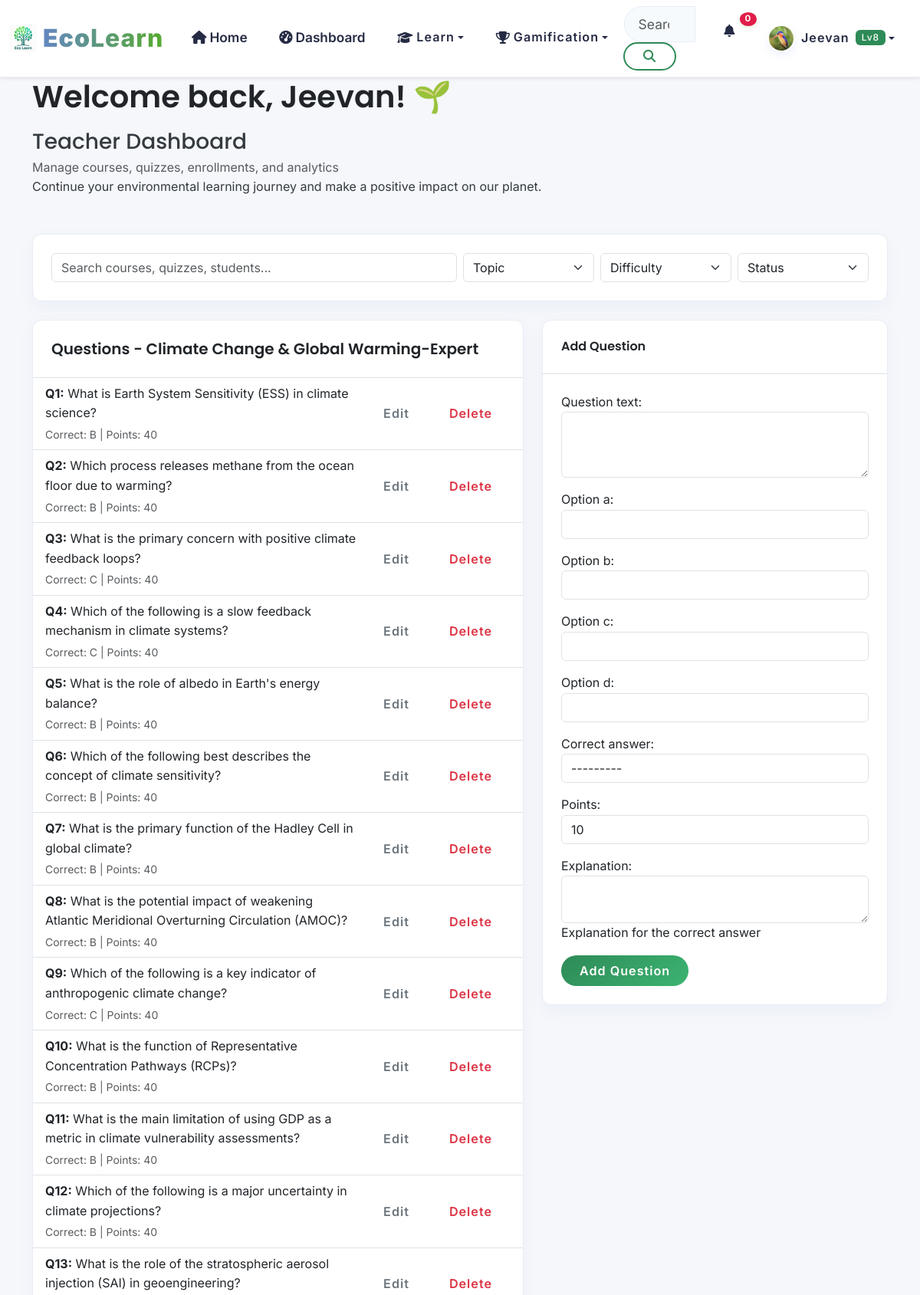
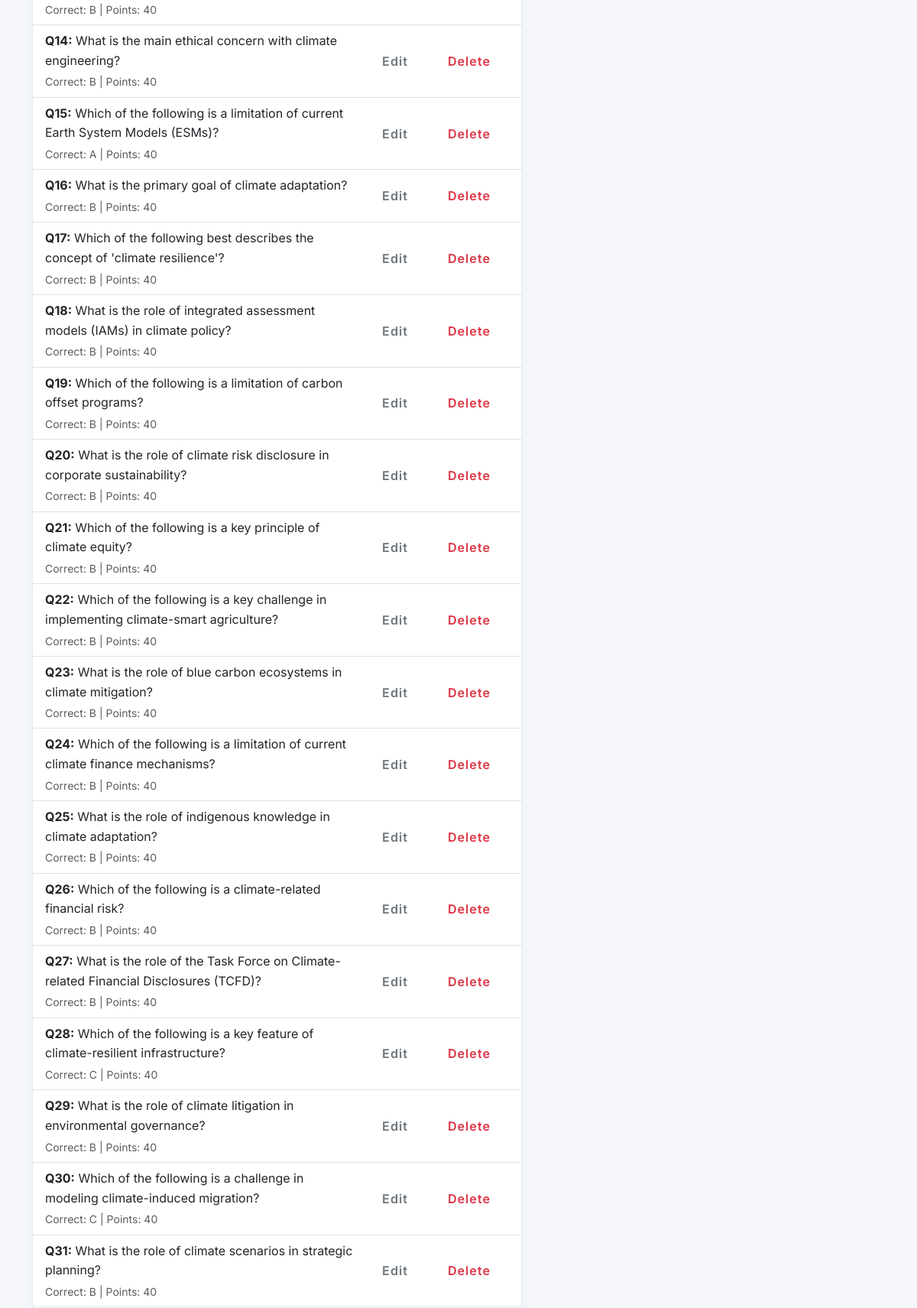
Screenshot of /teacher/quizzes/5/questions/ (signed in, upper part) with the database file from the repository (2 pictures, top to bottom).
### apps/accounts/models.py (models this page shows, shortened)
class User(AbstractUser):
    email = models.EmailField(unique=True)
    first_name = models.CharField(max_length=30)
    last_name = models.CharField(max_length=30)
    USER_TYPES = (
        ('student', 'Student'),
        ('teacher', 'Teacher'),
        ('admin', 'Administrator'),
    )
    user_type = models.CharField(max_length=20, choices=USER_TYPES, default='student')
    institution = models.CharField(max_length=100, blank=True)
    grade_level = models.CharField(max_length=20, blank=True)
    student_id = models.CharField(max_length=100, blank=True)  # NEW
    avatar = models.ImageField(upload_to='avatars/', blank=True, null=True)
    bio = models.TextField(max_length=500, blank=True)
    date_of_birth = models.DateField(blank=True, null=True)
    phone = models.CharField(max_length=20, blank=True)  # NEW
    total_points = models.IntegerField(default=0)
    level = models.IntegerField(default=1)
    experience_points = models.IntegerField(default=0)
    last_login_streak = models.IntegerField(default=0)
    total_lessons_completed = models.IntegerField(default=0)
    total_quizzes_taken = models.IntegerField(default=0)
    preferred_language = models.CharField(max_length=10, default='en')
    notifications_enabled = models.BooleanField(default=True)
    email_notifications = models.BooleanField(default=False)
    show_on_leaderboard = models.BooleanField(default=True)
    learning_style = models.CharField(max_length=50, blank=True)
    created_at = models.DateTimeField(auto_now_add=True)
    updated_at = models.DateTimeField(auto_now=True)
    is_verified = models.BooleanField(default=False)
    USERNAME_FIELD = 'email'
    REQUIRED_FIELDS = ['username', 'first_name', 'last_name']
    class Meta:
        db_table = 'users'
        verbose_name = 'User'
        verbose_name_plural = 'Users'

### apps/assessments/models.py (models this page shows, shortened)
class Quiz(models.Model):
    QUIZ_TYPES = [
        ('knowledge', 'Knowledge Check'),
        ('assessment', 'Course Assessment'),
        ('challenge', 'Daily Challenge'),
        ('competitive', 'Competitive Quiz'),
    ]
    DIFFICULTY_LEVELS = [
        ('easy', 'Easy'),
        ('medium', 'Medium'),
        ('hard', 'Hard'),
        ('expert', 'Expert'),
    ]
    title = models.CharField(max_length=200)
    description = models.TextField()
    category = models.ForeignKey(QuizCategory, on_delete=models.CASCADE, related_name='quizzes')
    quiz_type = models.CharField(max_length=20, choices=QUIZ_TYPES)
    difficulty = models.CharField(max_length=20, choices=DIFFICULTY_LEVELS)
    bulk_questions_json = models.TextField(
        blank=True,
        null=True,
        help_text='Paste JSON to bulk add questions. Leave empty if adding questions individually.'
    )
    time_limit = models.PositiveIntegerField(blank=True, null=True)  # in minutes
    max_attempts = models.PositiveIntegerField(default=3)
    passing_score = models.PositiveIntegerField(default=70)  # percentage
    points_per_question = models.IntegerField(default=10)
    bonus_points = models.IntegerField(default=50)
    is_published = models.BooleanField(default=False)
    is_featured = models.BooleanField(default=False)
    is_scheduled = models.BooleanField(default=False)
    scheduled_start_datetime = models.DateTimeField(blank=True, null=True)
    scheduled_end_datetime = models.DateTimeField(blank=True, null=True)
    attempt_count = models.PositiveIntegerField(default=0)
    created_by = models.ForeignKey(User, on_delete=models.CASCADE, related_name='created_quizzes')
    created_at = models.DateTimeField(auto_now_add=True)
    updated_at = models.DateTimeField(auto_now=True)
    class Meta:
        db_table = 'quizzes'
        ordering = ['-created_at']
    QUIZ_STATUS_DRAFT = 'draft'
    QUIZ_STATUS_SCHEDULED = 'scheduled'
    QUIZ_STATUS_LIVE = 'live'
    QUIZ_STATUS_CLOSED = 'closed'
    QUIZ_STATUS_CHOICES = [
        (QUIZ_STATUS_DRAFT, 'Draft'),
        (QUIZ_STATUS_SCHEDULED, 'Scheduled'),
        (QUIZ_STATUS_LIVE, 'Live'),
        (QUIZ_STATUS_CLOSED, 'Closed'),
    ]

class Question(models.Model):
    quiz = models.ForeignKey(Quiz, on_delete=models.CASCADE, related_name='questions')
    question_text = models.TextField()
    points = models.IntegerField(default=10)  # <<--- ADD THIS LINE
    option_a = models.CharField(max_length=500)
    option_b = models.CharField(max_length=500)
    option_c = models.CharField(max_length=500)
    option_d = models.CharField(max_length=500)
    correct_answer = models.CharField(max_length=1, choices=[
        ('A', 'Option A'),
        ('B', 'Option B'),
        ('C', 'Option C'),
        ('D', 'Option D'),
    ])
    explanation = models.TextField(blank=True, help_text="Explanation for the correct answer")
    created_at = models.DateTimeField(auto_now_add=True)
    class Meta:
        db_table = 'quiz_questions'
        ordering = ['created_at']

### apps/teachers/views.py (the view)
# urls.py: path('quizzes/<int:quiz_id>/questions/', views.quiz_questions, name='quiz_questions'),
@teacher_required
def quiz_questions(request, quiz_id):
    quiz = _get_teacher_quiz_or_404(request.user, quiz_id)
    questions = quiz.questions.all()
    form = QuestionForm(request.POST or None)
    if request.method == 'POST' and form.is_valid():
        question = form.save(commit=False)
        question.quiz = quiz
        question.save()
        messages.success(request, 'Question added successfully.')
        return redirect('teacher:quiz_questions', quiz_id=quiz.id)
    return render(
        request,
        'teachers/quiz_questions.html',
        {'quiz': quiz, 'questions': questions, 'form': form, **_teacher_base_context()},
    )

### templates/teachers/quiz_questions.html (shortened to what this page needs)
{% extends 'teachers/base.html' %}
{% block teacher_content %}
<div class="row g-4">
    <div class="col-lg-7">
        <div class="card">
            <div class="card-header"><h5 class="mb-0">Questions - {{ quiz.title }}</h5></div>
            <ul class="list-group list-group-flush">
                {% for question in questions %}
                <li class="list-group-item">
                    <div class="d-flex justify-content-between gap-2">
                        <div>
                            <strong>Q{{ forloop.counter }}:</strong> {{ question.question_text }}
                            <div class="small text-muted mt-1">Correct: {{ question.correct_answer }} | Points: {{ question.points }}</div>
                        </div>
                        <div class="d-flex gap-1">
                            <a href="{% url 'teacher:question_update' quiz.id question.id %}" class="btn btn-sm btn-outline-secondary">Edit</a>
                            <a href="{% url 'teacher:question_delete' quiz.id question.id %}" class="btn btn-sm btn-outline-danger">Delete</a>
                        </div>
                    </div>
                </li>
                {% empty %}
                <li class="list-group-item text-muted">No questions added yet.</li>
                {% endfor %}
            </ul>
        </div>
    </div>
    <div class="col-lg-5">
        <div class="card">
            <div class="card-header"><h6 class="mb-0">Add Question</h6></div>
            <div class="card-body">
                <form method="post">
                    {{ form.as_p }}
                    <button type="submit" class="btn btn-primary">Add Question</button>
                </form>
            </div>
        </div>
    </div>
</div>
{% endblock %}

### templates/teachers/base.html (shortened to what this page needs)
{% extends 'base.html' %}
{% load static %}
{% block extra_css %}
<link rel="stylesheet" href="{% static 'teachers/css/teachers.css' %}">
{% endblock %}
{% block content %}
<div class="container py-4 teacher-dashboard">
    <div class="row mb-4">
        <div class="col-12">
            <div class="welcome-card">
                <div class="row align-items-center">
                    <div class="col-md-8">
                        <h1 class="welcome-title">
                            Welcome back, {{ user.first_name|default:user.username }}! 🌱
                        </h1>     <h1 class="h3 mb-1">Teacher Dashboard</h1>
            <p class="text-muted mb-0">Manage courses, quizzes, enrollments, and analytics</p>
                            <p class="welcome-subtitle mb-4">
                            Continue your environmental learning journey and make a positive impact on our planet.
                        </p>
                    </div>
                </div>
            </div>
        </div>
    </div>
    <div class="card mb-4">
        <div class="card-body">
            <div class="row g-2 align-items-center">
                <div class="col-md-6">
                    <input type="search" id="teacherSearchInput" class="form-control" placeholder="Search courses, quizzes, students...">
                </div>
                <div class="col-md-2">
                    <select id="teacherSearchTopic" class="form-select">
                        <option value="">Topic</option>
                    </select>
                </div>
                <div class="col-md-2">
                    <select id="teacherSearchDifficulty" class="form-select">
                        <option value="">Difficulty</option>
                    </select>
                </div>
                <div class="col-md-2">
                    <select id="teacherSearchStatus" class="form-select">
                        <option value="">Status</option>
                    </select>
                </div>
            </div>
        </div>
    </div>
    {% block teacher_content %}{% endblock %}
</div>
{% endblock %}

### templates/components/navigation.html (shortened to what this page needs)
{% load static %}
<nav class="navbar navbar-expand-lg navbar-light bg-white shadow-sm fixed-top">
    <div class="container-fluid">
        <a class="navbar-brand d-flex align-items-center" href="{% url 'core:home' %}">
            <img src="{% static 'images/Logos.png' %}" alt="EEP Logo" class="navbar-logo me-2" style="height: 32px;">
            <span class="brand-text"><strong class="text-primary">Eco</strong><span class="text-success">Learn</span></span>
        </a>
        <div class="collapse navbar-collapse" id="navbarNav">
            <ul class="navbar-nav me-auto">
                <li class="nav-item">
                    <a class="nav-link {% if request.resolver_match.url_name == 'home' %}active{% endif %}" href="{% url 'core:home' %}">
                        <i class="fas fa-home me-1"></i>Home
                    </a>
                </li>
                {% if user.is_authenticated %}
                    {% if user.user_type != 'teacher' %}
                    <li class="nav-item">
                        <a class="nav-link {% if request.resolver_match.url_name == 'dashboard' %}active{% endif %}" href="{% url 'core:dashboard' %}">
                            <i class="fas fa-tachometer-alt me-1"></i>Dashboard
                        </a>
                    </li>
                    {% endif %}
                {% endif %}
                 {% if user.user_type != 'teacher' %}
                <li class="nav-item dropdown">
                    <button class="nav-link dropdown-toggle btn btn-link border-0 bg-transparent" type="button" data-bs-toggle="dropdown">
                        <i class="fas fa-graduation-cap me-1"></i>Learn
                    </button>
                </li>
                {% endif %}
                {% if user.is_authenticated %}
                <li class="nav-item dropdown">
                    <button class="nav-link dropdown-toggle btn btn-link border-0 bg-transparent" type="button" data-bs-toggle="dropdown">
                        <i class="fas fa-trophy me-1"></i>Gamification
                    </button>
                </li>
                {% endif %}
            </ul>
            <form class="d-flex me-3" role="search">
                <div class="input-group">
                    <input class="form-control search-input" type="search" placeholder="Search courses, topics..." aria-label="Search" id="globalSearch">
                    <button class="btn btn-outline-primary" type="submit">
                        <i class="fas fa-search"></i>
                    </button>
                </div>
            </form>
            <ul class="navbar-nav">
                {% if user.is_authenticated %}
                    <li class="nav-item dropdown">
                        <button class="nav-link notification-toggle btn btn-link border-0 bg-transparent" type="button" data-bs-toggle="dropdown">
                            <i class="fas fa-bell"></i>
                            <span class="notification-badge" id="notificationCount">0</span>
                        </button>
                    </li>
                    <li class="nav-item dropdown">
                        <button class="nav-link dropdown-toggle user-menu btn btn-link border-0 bg-transparent" type="button" data-bs-toggle="dropdown">
                            <img src="{% if user.avatar %}{{ user.avatar.url }}{% else %}{% static 'images/avatars/default.png' %}{% endif %}" alt="Profile" class="user-avatar me-2">
                            <span class="user-name">{{ user.first_name }}</span>
                            <span class="user-level badge bg-primary ms-2">Lv{{ user_level }}</span>
                        </button>
                    </li>
                {% endif %}
            </ul>
        </div>
    </div>
</nav>

### rows the page displays
User: avatar (picture), first_name "Jeevan"
Quiz: title "Climate Change & Global Warming-Expert"
Question: question_text "What is Earth System Sensitivity (ESS) in climate science?", correct_answer "B", points "40"
Question: question_text "Which process releases methane from the ocean floor due to warming?", correct_answer "B", points "40"
Question: question_text "What is the primary concern with positive climate feedback loops?", correct_answer "C", points "40"
Question: question_text "Which of the following is a slow feedback mechanism in climate systems?", correct_answer "C", points "40"
Question: question_text "What is the role of albedo in Earth's energy balance?", correct_answer "B", points "40"
Question: question_text "Which of the following best describes the concept of climate sensitivity?", correct_answer "B", points "40"
Question: question_text "What is the primary function of the Hadley Cell in global climate?", correct_answer "B", points "40"
Question: question_text "What is the potential impact of weakening Atlantic Meridional Overturning Circulation (AMOC)?", correct_answer "B", points "40"
Question: question_text "Which of the following is a key indicator of anthropogenic climate change?", correct_answer "C", points "40"
Question: question_text "What is the function of Representative Concentration Pathways (RCPs)?", correct_answer "B", points "40"
Question: question_text "What is the main limitation of using GDP as a metric in climate vulnerability assessments?", correct_answer "B", points "40"
Question: question_text "Which of the following is a major uncertainty in climate projections?", correct_answer "B", points "40"
Question: question_text "What is the role of the stratospheric aerosol injection (SAI) in geoengineering?", correct_answer "B", points "40"
Question: question_text "What is the main ethical concern with climate engineering?", correct_answer "B", points "40"
Question: question_text "Which of the following is a limitation of current Earth System Models (ESMs)?", correct_answer "A", points "40"
Question: question_text "What is the primary goal of climate adaptation?", correct_answer "B", points "40"
Question: question_text "Which of the following best describes the concept of 'climate resilience'?", correct_answer "B", points "40"
Question: question_text "What is the role of integrated assessment models (IAMs) in climate policy?", correct_answer "B", points "40"
Question: question_text "Which of the following is a limitation of carbon offset programs?", correct_answer "B", points "40"
Question: question_text "What is the role of climate risk disclosure in corporate sustainability?", correct_answer "B", points "40"
Question: question_text "Which of the following is a key principle of climate equity?", correct_answer "B", points "40"
Question: question_text "Which of the following is a key challenge in implementing climate-smart agriculture?", correct_answer "B", points "40"
Question: question_text "What is the role of blue carbon ecosystems in climate mitigation?", correct_answer "B", points "40"
Question: question_text "Which of the following is a limitation of current climate finance mechanisms?", correct_answer "B", points "40"
Question: question_text "What is the role of indigenous knowledge in climate adaptation?", correct_answer "B", points "40"
Question: question_text "Which of the following is a climate-related financial risk?", correct_answer "B", points "40"
Question: question_text "What is the role of the Task Force on Climate-related Financial Disclosures (TCFD)?", correct_answer "B", points "40"
Question: question_text "Which of the following is a key feature of climate-resilient infrastructure?", correct_answer "C", points "40"
Question: question_text "What is the role of climate litigation in environmental governance?", correct_answer "B", points "40"
Question: question_text "Which of the following is a challenge in modeling climate-induced migration?", correct_answer "C", points "40"
Question: question_text "What is the role of climate scenarios in strategic planning?", correct_answer "B", points "40"

### other values shown
{{ user_level }} "8"
